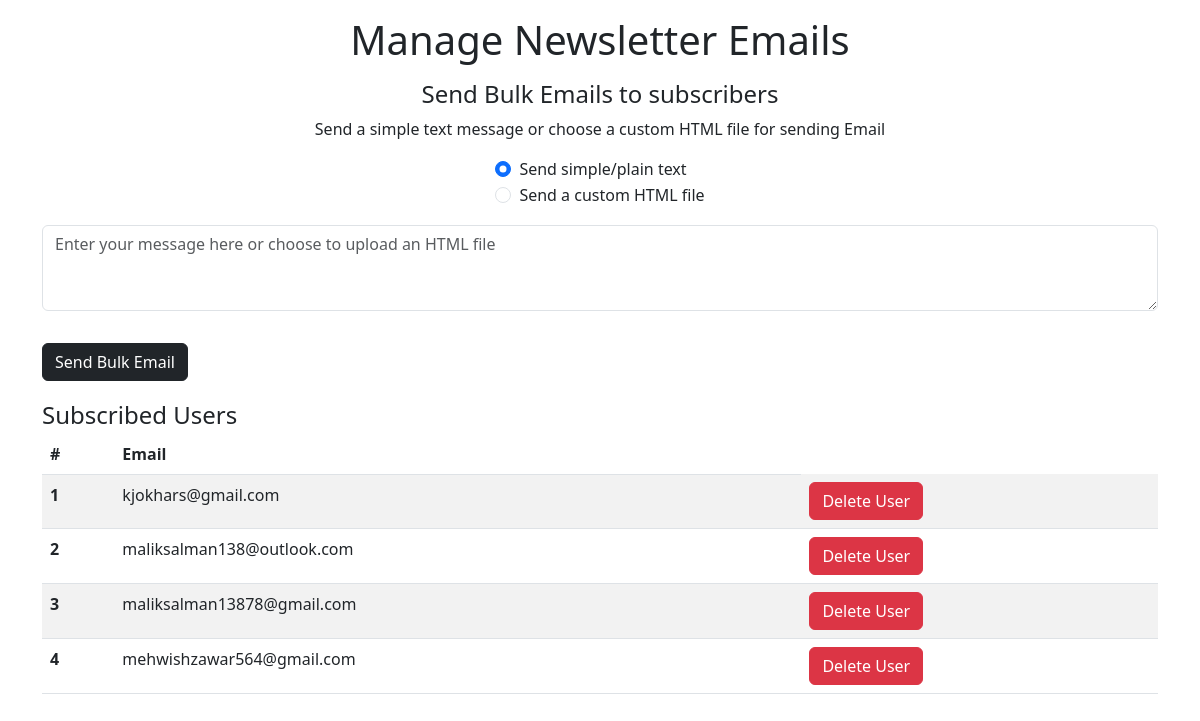
/admin, run on an earlier commit of the app's database.
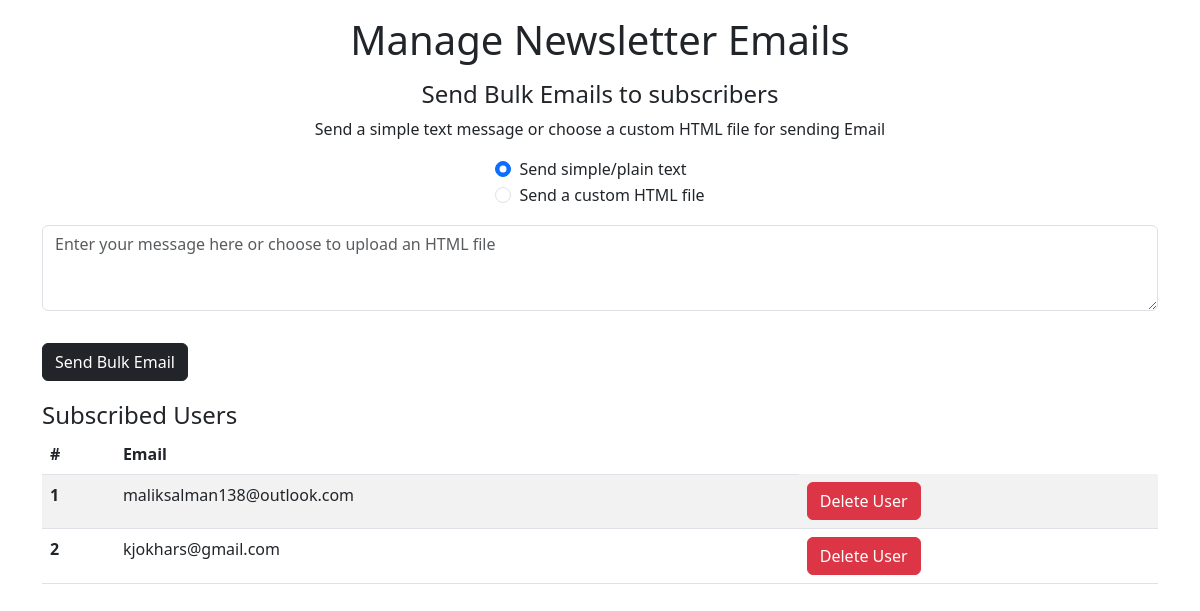
And on a later commit of the database.
### backend.py (models this page shows)
class subscribers(db.Model):
    s = db.Column(db.Integer, nullable=True, unique=False)
    email = db.Column(db.String(50), primary_key=True, nullable=False)

### backend.py (the view)
@app.route('/admin', methods=['GET', 'POST'])
def admin():
    if request.method == 'GET':
        userlist = subscribers.query.all()
        return render_template('admin.html', userlist=userlist)

### templates/admin.html (shortened to what this page needs)
<!doctype html>
<html lang="en">
<head>
    <link href="https://cdn.jsdelivr.net/npm/bootstrap@5.3.0-alpha1/dist/css/bootstrap.min.css" rel="stylesheet"
>
</head>
<body>
    <div class="container">
        <h1 class="text-center my-3">Manage Newsletter Emails</h1>
        <h4 class="text-center">Send Bulk Emails to subscribers</h4>
        <p class="text-center">Send a simple text message or choose a custom HTML file for sending Email</p>
        <div class="action">
            <div class="radiodivouter">
                <div class="radiodivinner">
                    <div class="form-check">
                        <input class="form-check-input" type="radio" name="exampleRadios" id="textradio" value="option1"
                            checked>
                        <label class="form-check-label" for="exampleRadios1">
                            Send simple/plain text
                        </label>
                    </div>
                    <div class="form-check">
                        <input class="form-check-input" type="radio" name="exampleRadios" id="htmlradio"
                            value="option2">
                        <label class="form-check-label" for="exampleRadios2">
                            Send a custom HTML file
                        </label>
                    </div>
                </div>
            </div>
            <form id="bulkemailform" enctype="multipart/form-data">
                <div class="form-group" id="textinputdiv">
                    <textarea required class="form-control my-3" id="textinput" rows="3"
                        placeholder="Enter your message here or choose to upload an HTML file"></textarea>
                </div>
                <button type="submit" id="submitBtn" class="my-3 btn btn-dark">Send Bulk Email</button>
            </form>
        </div>
        <h4 class="my-1">Subscribed Users</h4>
        <table class="userstable table table-striped">
            <thead>
                <tr>
                    <th scope="col">#</th>
                    <th scope="col">Email</th>
                </tr>
            </thead>
            <tbody>
                {% if userlist|length > 0 %}
                {% for user in userlist %}
                <tr>
                    <th scope="row">{{userlist.index(user) + 1}}</th>
                    <td class="email-text-row">{{user.email}}</td>
                    <td><a class="btn btn-danger" href="/admin/delete-subscriber/{{user.email}}">Delete User</a></td>
                </tr>
                {% endfor %}
                {% else %}
                <p><strong style="color: red;">Sorry, the database is empty. No subscriber to show here</strong></p>
                {% endif %}
            </tbody>
        </table>
    </div>
</body>
</html>

### templates/admin.html (style rules this page uses)
.radiodivouter { display: flex; flex-direction: column; align-items: center; }

What changed in the data, as far as the page shows it:
removed subscribers: userlist.index(user)+1 "1", email "kjokhars@gmail.com"
removed subscribers: userlist.index(user)+1 "2", email "maliksalman138@outlook.com"
removed subscribers: userlist "3", email "maliksalman13878@gmail.com"
removed subscribers: userlist "4", email "mehwishzawar564@gmail.com"
added subscribers: userlist "1", email "maliksalman138@outlook.com"
added subscribers: userlist.index(user)+1 "2", email "kjokhars@gmail.com"
